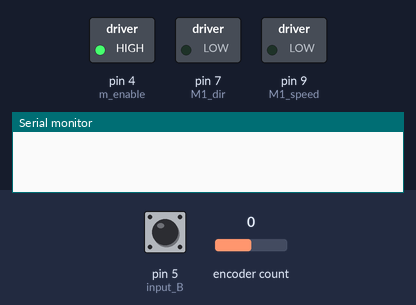
A sketch run on a simulated Arduino Uno, built with avr-gcc and run on an emulated ATmega328P. Parts: switched loads named in the sketch (green lamp = pin HIGH), the last lines printed to the serial monitor. The test bench sets the inputs (shaded band); at power-on: pin 5 (input_B) HIGH, encoder count 0.

Above: at 0.1 s.
At 1.1 s:
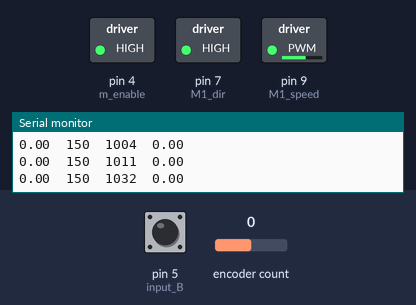
Timing chart, 0 to 2.6 s (numbered marks = the images above):
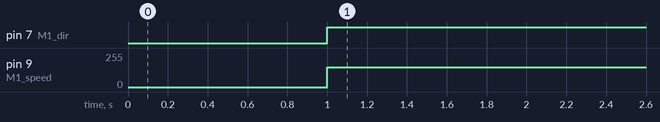

Measured:
- by itself, pin 7 (M1_dir): LOW → HIGH at 1.0 s
- by itself, pin 9 (M1_speed): 0/255 → 150/255 at 1.0 s

The sketch:

mini_project.ino
```cpp
//mini demo
#include <Encoder.h>

const int input_A = 2;
const int input_B = 5;
int State_A = 0;
int State_B = digitalRead(input_B);
double count = 0;
int pwm = 150;
int dir = 1;

const int M1_speed = 9, M1_dir = 7;
const int m_enable = 4;

const int camera = 12;  //input pin for camera info
double theta = 0;
double thetaPrev = 0;
double fullroto = 3200;
int currentTime = 0;
int timePrev = 0;
double velo = 0;

Encoder wheel(input_A, input_B);

void setup() {
  // put your setup code here, to run once:
  pinMode(input_A, INPUT_PULLUP);
  pinMode(input_B, INPUT_PULLUP);
  //attachInterrupt(digitalPinToInterrupt(input_A), rotate, CHANGE);
  digitalWrite(input_A, HIGH);
  digitalWrite(input_B, HIGH);
  Serial.begin(9600);  //set buad rate

  pinMode(M1_speed, OUTPUT);  //pins 9,7,10,8 to output
  pinMode(M1_dir, OUTPUT);

  pinMode(m_enable, OUTPUT);
  digitalWrite(m_enable, HIGH);  //set enable to high

  pinMode(camera, INPUT);  //setting pin 12 to input
}

void loop() {  //need to get the motor to stop and be able to self correct itself*************
  currentTime = millis() + 1;
  count = wheel.read();                                                              //gives wheel count
  theta = (-count / fullroto * 2 * PI);                                              //check sign
  velo = (theta - thetaPrev) / (((double(currentTime) - double(timePrev)) / 1000));  //calc velo

  if (currentTime >= 1000 && currentTime < 2000) {
    spin(pwm, dir);
    Serial.print(theta);
    Serial.print("\t");
    Serial.print(pwm);
    Serial.print("\t");
    Serial.print(currentTime);
    Serial.print("\t");
    Serial.print(velo);
    Serial.print("\n");
  }

  thetaPrev = theta;
  timePrev = currentTime;
}

void spin(int PWM, int dir) {
  analogWrite(M1_speed, PWM);  //set duty to half pin 9
  digitalWrite(M1_dir, dir);
}

// 0.00	150	1000	0.00
// 0.00	150	1001	0.00
// 0.00	150	1002	0.00
// 0.00	150	1003	0.00
// 0.01	150	1011	0.73
// 0.05	150	1031	2.06
// 0.11	150	1051	3.03
// 0.19	150	1071	4.01
// 0.29	150	1090	5.15
// 0.40	150	1109	5.77
// 0.51	150	1130	5.59
// 0.64	150	1149	6.49
// 0.76	150	1169	6.36
// 0.90	150	1189	6.66
// 1.03	150	1209	6.85
// 1.17	150	1228	7.31
// 1.31	150	1249	6.71
// 1.46	150	1268	7.52
// 1.60	150	1288	7.14
// 1.74	150	1307	7.52
// 1.89	150	1328	6.90
// 2.03	150	1347	7.62
// 2.18	150	1367	7.24
// 2.32	150	1387	7.24
// 2.47	150	1406	7.73
// 2.61	150	1426	7.24
// 2.76	150	1445	7.73
// 2.90	150	1466	6.90
// 3.05	150	1485	7.73
// 3.20	150	1505	7.24
// 3.35	150	1525	7.44
// 3.49	150	1545	7.34
// 3.64	150	1564	7.73
// 3.79	150	1585	6.99
// 3.93	150	1604	7.83
// 4.08	150	1624	7.34
// 4.23	150	1643	7.83
// 4.38	150	1663	7.34
// 4.52	150	1683	7.34
// 4.67	150	1702	7.73
// 4.82	150	1723	7.08
// 4.97	150	1742	7.83
// 5.12	150	1762	7.54
// 5.27	150	1782	7.54
// 5.42	150	1802	7.54
// 5.57	150	1821	7.73
// 5.71	150	1841	7.34
// 5.86	150	1861	7.34
// 6.01	150	1881	7.44
// 6.16	150	1900	7.93
// 6.31	150	1921	7.08
// 6.46	150	1940	7.93
// 6.61	150	1959	7.83
// 6.75	150	1979	7.34
// 6.90	150	1999	7.44
```
